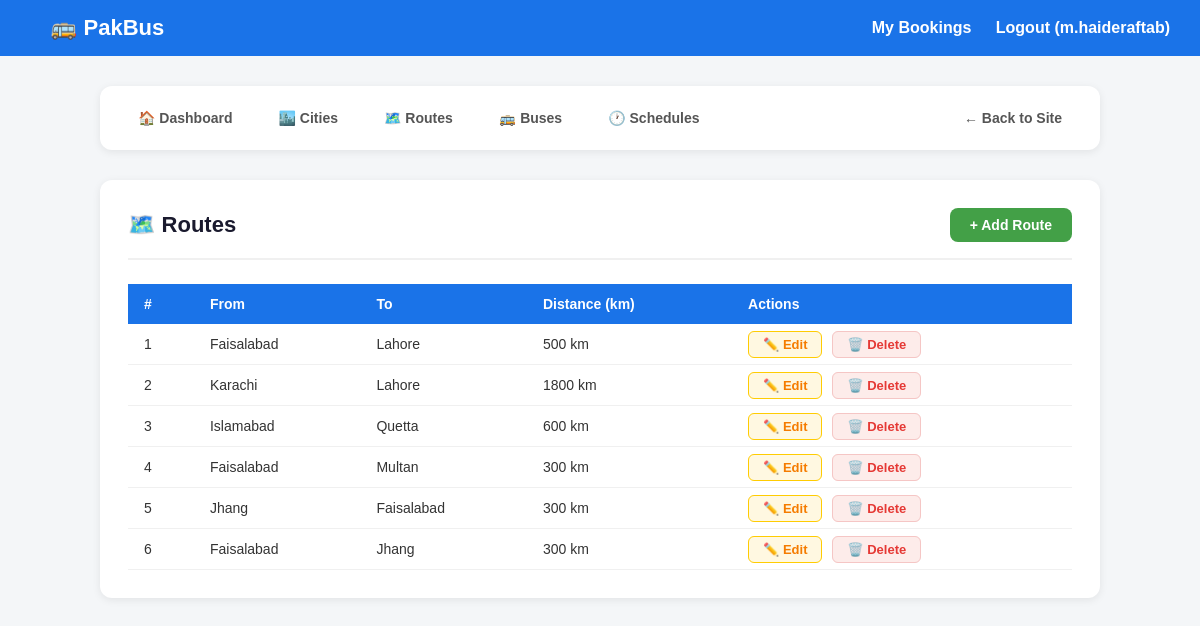
Page /manage/routes/ (signed in) on the committed database.
### routes/models.py (models this page shows, shortened)
class Route(models.Model):
    from_city   = models.ForeignKey(City, on_delete=models.CASCADE, related_name='departures')
    to_city     = models.ForeignKey(City, on_delete=models.CASCADE, related_name='arrivals')
    distance_km = models.IntegerField()

class City(models.Model):
    name = models.CharField(max_length=100)
    def __str__(self):
        return self.name

### management/views.py (the view)
# urls.py: path('routes/',                  views.route_list,     name='route_list'),
@staff_member_required
def route_list(request):
    routes = Route.objects.all()
    return render(request, 'management/route_list.html', {'routes': routes})

### templates/management/route_list.html
{% extends 'management/base_manage.html' %}
{% block manage_content %}
<div class="manage-card">
    <div class="manage-header">
        <h2>🗺️ Routes</h2>
        <a href="/manage/routes/add/" class="btn-add">+ Add Route</a>
    </div>
    <table>
        <tr><th>#</th><th>From</th><th>To</th><th>Distance (km)</th><th>Actions</th></tr>
        {% for route in routes %}
        <tr>
            <td>{{ forloop.counter }}</td>
            <td>{{ route.from_city }}</td>
            <td>{{ route.to_city }}</td>
            <td>{{ route.distance_km }} km</td>
            <td>
                <a href="/manage/routes/edit/{{ route.id }}/" class="btn-edit">✏️ Edit</a>
                <a href="/manage/routes/delete/{{ route.id }}/" class="btn-delete">🗑️ Delete</a>
            </td>
        </tr>
        {% endfor %}
    </table>
</div>
{% endblock %}

### templates/base.html (shortened to what this page needs)
{% load static %}
<!DOCTYPE html>
<html lang="en">
<head>
    <link rel="stylesheet" href="{% static 'css/base.css' %}">
</head>
<body>
    <nav>
        <a href="/" class="brand">🚌 PakBus</a>
        <div>
            {% if user.is_authenticated %}
                <a href="/book/my/">My Bookings</a>
                <a href="/users/logout/">Logout ({{ user.username }})</a>
            {% else %}
                <a href="/users/login/">Login</a>
                <a href="/users/register/">Register</a>
            {% endif %}
        </div>
    </nav>
    <div class="container">
        {% block content %}{% endblock %}
    </div>
</body>
</html>

### static/css/base.css (style rules this page uses)
* { margin: 0; padding: 0; box-sizing: border-box; }
body { font-family: Arial, sans-serif; background: #f4f6f8; color: #333; }
nav { background: #1a73e8; padding: 15px 30px; display: flex; justify-content: space-between; align-items: center; }
nav a { color: white; text-decoration: none; margin-left: 20px; font-weight: bold; }
nav .brand { font-size: 22px; }
.container { max-width: 1100px; margin: 30px auto; padding: 0 20px; }

### templates/management/base_manage.html (style rules this page uses)
.manage-card { background: white; border-radius: 12px; padding: 28px; box-shadow: 0 2px 8px rgba(0,0,0,0.08); }
.manage-header { display: flex; justify-content: space-between; align-items: center; margin-bottom: 24px; padding-bottom: 16px; border-bottom: 2px solid #f0f0f0; }
.manage-header h2 { font-size: 22px; color: #1a1a2e; }
.btn-add { background: #43a047; color: white; padding: 9px 20px; border-radius: 8px; text-decoration: none; font-size: 14px; font-weight: bold; transition: background 0.2s; }
table { width: 100%; border-collapse: collapse; }
th { background: #1a73e8; color: white; padding: 12px 16px; text-align: left; font-size: 14px; }
td { padding: 12px 16px; border-bottom: 1px solid #f0f0f0; font-size: 14px; color: #333; }
.btn-edit { background: #fff8e1; color: #f57c00; border: 1px solid #ffcc02; padding: 5px 14px; border-radius: 6px; text-decoration: none; font-size: 13px; font-weight: bold; margin-right: 6px; }
.btn-delete { background: #fdecea; color: #e53935; border: 1px solid #f5c6c5; padding: 5px 14px; border-radius: 6px; text-decoration: none; font-size: 13px; font-weight: bold; }

### rows in the picture
Route: from_city "Faisalabad", to_city "Lahore", distance_km "500"
Route: from_city "Karachi", to_city "Lahore", distance_km "1800"
Route: from_city "Islamabad", to_city "Quetta", distance_km "600"
Route: from_city "Faisalabad", to_city "Multan", distance_km "300"
Route: from_city "Jhang", to_city "Faisalabad", distance_km "300"
Route: from_city "Faisalabad", to_city "Jhang", distance_km "300"

### other values in the picture
{{ user.username }} "m.haideraftab"
